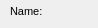
      <widget class="QWidget" name="page_3">
       <property name="geometry">
        <rect>
         <x>0</x>
         <y>0</y>
         <width>98</width>
         <height>28</height>
        </rect>
       </property>
       <attribute name="label">
        <string>Specific information</string>
       </attribute>
       <widget class="QLineEdit" name="name">
        <property name="geometry">
         <rect>
          <x>110</x>
          <y>0</y>
          <width>160</width>
          <height>18</height>
         </rect>
        </property>
        <property name="inputMask">
         <string/>
        </property>
        <property name="text">
         <string/>
        </property>
        <property name="frame">
         <bool>true</bool>
        </property>
       </widget>
       <widget class="QLineEdit" name="mlength">
        <property name="geometry">
         <rect>
          <x>110</x>
          <y>25</y>
          <width>160</width>
          <height>18</height>
         </rect>
        </property>
        <property name="inputMask">
         <string/>
        </property>
        <property name="text">
         <string/>
        </property>
        <property name="frame">
         <bool>true</bool>
        </property>
       </widget>
       <widget class="QLabel" name="label_mlength">
        <property name="geometry">
         <rect>
          <x>10</x>
          <y>20</y>
          <width>111</width>
          <height>31</height>
         </rect>
        </property>
        <property name="font">
         <font>
          <pointsize>8</pointsize>
         </font>
        </property>
        <property name="frameShape">
         <enum>QFrame::NoFrame</enum>
        </property>
        <property name="frameShadow">
         <enum>QFrame::Plain</enum>
        </property>
        <property name="text">
         <string>Length:</string>
        </property>
        <property name="textFormat">
         <enum>Qt::AutoText</enum>
        </property>
        <property name="scaledContents">
         <bool>false</bool>
        </property>
        <property name="alignment">
         <set>Qt::AlignLeading|Qt::AlignLeft|Qt::AlignVCenter</set>
        </property>
        <property name="wordWrap">
         <bool>true</bool>
        </property>
        <property name="margin">
         <number>3</number>
        </property>
       </widget>
       <widget class="QLabel" name="label_name">
        <property name="geometry">
         <rect>
          <x>10</x>
          <y>0</y>
          <width>91</width>
          <height>22</height>
         </rect>
        </property>
        <property name="font">
         <font>
          <pointsize>8</pointsize>
         </font>
        </property>
        <property name="frameShape">
         <enum>QFrame::NoFrame</enum>
        </property>
        <property name="frameShadow">
         <enum>QFrame::Plain</enum>
        </property>
        <property name="text">
         <string>Name:</string>
        </property>
        <property name="textFormat">
         <enum>Qt::AutoText</enum>
        </property>
        <property name="scaledContents">
         <bool>false</bool>
        </property>
        <property name="alignment">
         <set>Qt::AlignLeading|Qt::AlignLeft|Qt::AlignVCenter</set>
        </property>
        <property name="margin">
         <number>3</number>
        </property>
       </widget>
       <widget class="QLineEdit" name="mwidth">
        <property name="geometry">
         <rect>
          <x>110</x>
          <y>50</y>
          <width>160</width>
          <height>18</height>
         </rect>
        </property>
        <property name="inputMask">
         <string/>
        </property>
        <property name="text">
         <string/>
        </property>
        <property name="frame">
         <bool>true</bool>
        </property>
       </widget>
       <widget class="QLabel" name="label_mwidth">
        <property name="geometry">
         <rect>
          <x>10</x>
          <y>45</y>
          <width>111</width>
          <height>31</height>
         </rect>
        </property>
        <property name="font">
         <font>
          <pointsize>8</pointsize>
         </font>
        </property>
        <property name="frameShape">
         <enum>QFrame::NoFrame</enum>
        </property>
        <property name="frameShadow">
         <enum>QFrame::Plain</enum>
        </property>
        <property name="text">
         <string>Width:</string>
        </property>
        <property name="textFormat">
         <enum>Qt::AutoText</enum>
        </property>
        <property name="scaledContents">
         <bool>false</bool>
        </property>
        <property name="alignment">
         <set>Qt::AlignLeading|Qt::AlignLeft|Qt::AlignVCenter</set>
        </property>
        <property name="wordWrap">
         <bool>true</bool>
        </property>
        <property name="margin">
         <number>3</number>
        </property>
       </widget>
       <widget class="QLabel" name="label_accessibility">
        <property name="geometry">
         <rect>
          <x>280</x>
          <y>0</y>
          <width>91</width>
          <height>22</height>
         </rect>
        </property>
        <property name="font">
         <font>
          <pointsize>8</pointsize>
         </font>
        </property>
        <property name="frameShape">
         <enum>QFrame::NoFrame</enum>
        </property>
        <property name="frameShadow">
         <enum>QFrame::Plain</enum>
        </property>
        <property name="text">
         <string>Accessibility:</string>
        </property>
        <property name="textFormat">
         <enum>Qt::AutoText</enum>
        </property>
        <property name="scaledContents">
         <bool>false</bool>
        </property>
        <property name="alignment">
         <set>Qt::AlignLeading|Qt::AlignLeft|Qt::AlignVCenter</set>
        </property>
        <property name="margin">
         <number>3</number>
        </property>
       </widget>
       <widget class="QLineEdit" name="accessibility">
        <property name="geometry">
         <rect>
          <x>380</x>
          <y>0</y>
          <width>160</width>
          <height>18</height>
         </rect>
        </property>
        <property name="inputMask">
         <string/>
        </property>
        <property name="text">
         <string/>
        </property>
        <property name="frame">
         <bool>true</bool>
        </property>
       </widget>
       <widget class="QCheckBox" name="inlet">
        <property name="geometry">
         <rect>
          <x>390</x>
          <y>25</y>
          <width>61</width>
          <height>17</height>
         </rect>
        </property>
        <property name="text">
         <string/>
        </property>
       </widget>
       <widget class="QLabel" name="label_inlet">
        <property name="geometry">
         <rect>
          <x>280</x>
          <y>20</y>
          <width>111</width>
          <height>31</height>
         </rect>
        </property>
        <property name="font">
         <font>
          <pointsize>8</pointsize>
         </font>
        </property>
        <property name="frameShape">
         <enum>QFrame::NoFrame</enum>
        </property>
        <property name="frameShadow">
         <enum>QFrame::Plain</enum>
        </property>
        <property name="text">
         <string>Inlet:</string>
        </property>
        <property name="textFormat">
         <enum>Qt::AutoText</enum>
        </property>
        <property name="scaledContents">
         <bool>false</bool>
        </property>
        <property name="alignment">
         <set>Qt::AlignLeading|Qt::AlignLeft|Qt::AlignVCenter</set>
        </property>
        <property name="wordWrap">
         <bool>true</bool>
        </property>
        <property name="margin">
         <number>3</number>
        </property>
       </widget>
       <widget class="QCheckBox" name="bottom_channel">
        <property name="geometry">
         <rect>
          <x>390</x>
          <y>50</y>
          <width>101</width>
          <height>17</height>
         </rect>
        </property>
        <property name="text">
         <string/>
        </property>
       </widget>
       <widget class="QLabel" name="label_bottom_channel">
        <property name="geometry">
         <rect>
          <x>280</x>
          <y>45</y>
          <width>111</width>
          <height>31</height>
         </rect>
        </property>
        <property name="font">
         <font>
          <pointsize>8</pointsize>
         </font>
        </property>
        <property name="frameShape">
         <enum>QFrame::NoFrame</enum>
        </property>
        <property name="frameShadow">
         <enum>QFrame::Plain</enum>
        </property>
        <property name="text">
         <string>Bottom channel:</string>
        </property>
        <property name="textFormat">
         <enum>Qt::AutoText</enum>
        </property>
        <property name="scaledContents">
         <bool>false</bool>
        </property>
        <property name="alignment">
         <set>Qt::AlignLeading|Qt::AlignLeft|Qt::AlignVCenter</set>
        </property>
        <property name="wordWrap">
         <bool>true</bool>
        </property>
        <property name="margin">
         <number>3</number>
        </property>
       </widget>
       <widget class="QLabel" name="label_mh_sander_depth_2">
        <property name="geometry">
         <rect>
          <x>10</x>
          <y>75</y>
          <width>91</width>
          <height>22</height>
         </rect>
        </property>
        <property name="font">
         <font>
          <pointsize>8</pointsize>
         </font>
        </property>
        <property name="frameShape">
         <enum>QFrame::NoFrame</enum>
        </property>
        <property name="frameShadow">
         <enum>QFrame::Plain</enum>
        </property>
        <property name="text">
         <string>Sander depth:</string>
        </property>
        <property name="textFormat">
         <enum>Qt::AutoText</enum>
        </property>
        <property name="scaledContents">
         <bool>false</bool>
        </property>
        <property name="alignment">
         <set>Qt::AlignLeading|Qt::AlignLeft|Qt::AlignVCenter</set>
        </property>
        <property name="margin">
         <number>3</number>
        </property>
       </widget>
       <widget class="QLineEdit" name="mh_sander_depth_2">
        <property name="geometry">
         <rect>
          <x>110</x>
          <y>75</y>
          <width>160</width>
          <height>18</height>
         </rect>
        </property>
        <property name="inputMask">
         <string/>
        </property>
        <property name="text">
         <string/>
        </property>
        <property name="frame">
         <bool>true</bool>
        </property>
       </widget>
      </widget>
